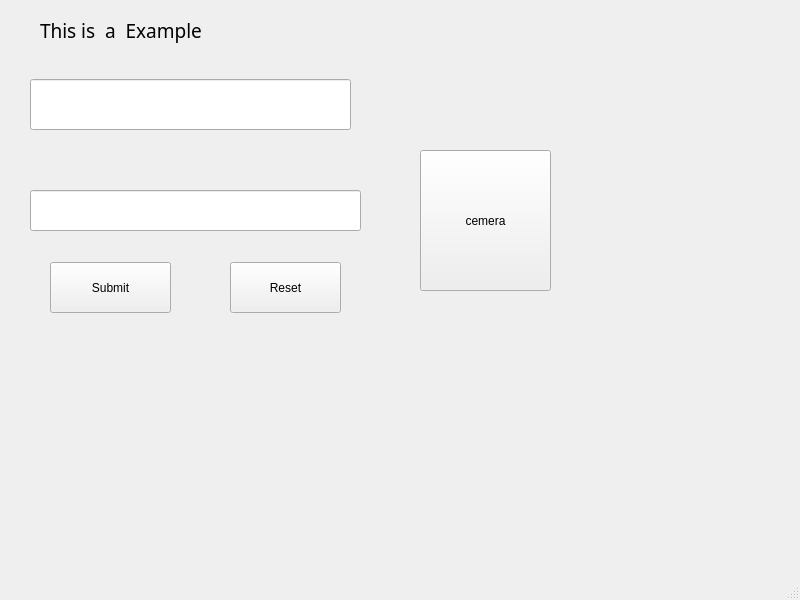
<?xml version="1.0" encoding="UTF-8"?>
<ui version="4.0">
 <class>MainWindow</class>
 <widget class="QMainWindow" name="MainWindow">
  <property name="geometry">
   <rect>
    <x>0</x>
    <y>0</y>
    <width>800</width>
    <height>600</height>
   </rect>
  </property>
  <property name="windowTitle">
   <string>MainWindow</string>
  </property>
  <widget class="QWidget" name="centralwidget">
   <widget class="QLabel" name="label">
    <property name="geometry">
     <rect>
      <x>40</x>
      <y>10</y>
      <width>181</width>
      <height>41</height>
     </rect>
    </property>
    <property name="font">
     <font>
      <family>MS PGothic</family>
      <pointsize>14</pointsize>
     </font>
    </property>
    <property name="text">
     <string>This is  a  Example</string>
    </property>
   </widget>
   <widget class="QLineEdit" name="lineEdit">
    <property name="geometry">
     <rect>
      <x>30</x>
      <y>190</y>
      <width>331</width>
      <height>41</height>
     </rect>
    </property>
   </widget>
   <widget class="QLineEdit" name="lineEdit_2">
    <property name="geometry">
     <rect>
      <x>30</x>
      <y>79</y>
      <width>321</width>
      <height>51</height>
     </rect>
    </property>
   </widget>
   <widget class="QPushButton" name="pushButton">
    <property name="geometry">
     <rect>
      <x>420</x>
      <y>150</y>
      <width>131</width>
      <height>141</height>
     </rect>
    </property>
    <property name="text">
     <string>cemera</string>
    </property>
   </widget>
   <widget class="QPushButton" name="pushButton_2">
    <property name="geometry">
     <rect>
      <x>50</x>
      <y>262</y>
      <width>121</width>
      <height>51</height>
     </rect>
    </property>
    <property name="text">
     <string>Submit</string>
    </property>
   </widget>
   <widget class="QPushButton" name="pushButton_3">
    <property name="geometry">
     <rect>
      <x>230</x>
      <y>262</y>
      <width>111</width>
      <height>51</height>
     </rect>
    </property>
    <property name="text">
     <string>Reset</string>
    </property>
   </widget>
  </widget>
  <widget class="QMenuBar" name="menubar">
   <property name="geometry">
    <rect>
     <x>0</x>
     <y>0</y>
     <width>800</width>
     <height>21</height>
    </rect>
   </property>
  </widget>
  <widget class="QStatusBar" name="statusbar"/>
 </widget>
 <resources/>
 <connections/>
</ui>
